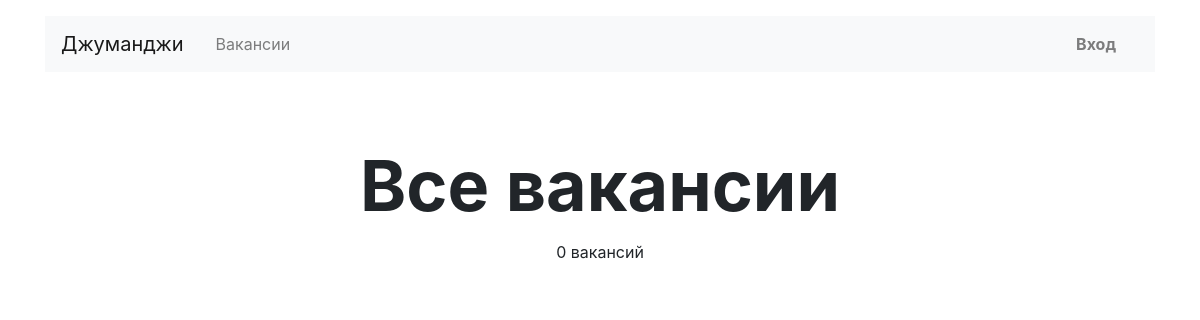
Page /vacancies/ on the earlier database version.
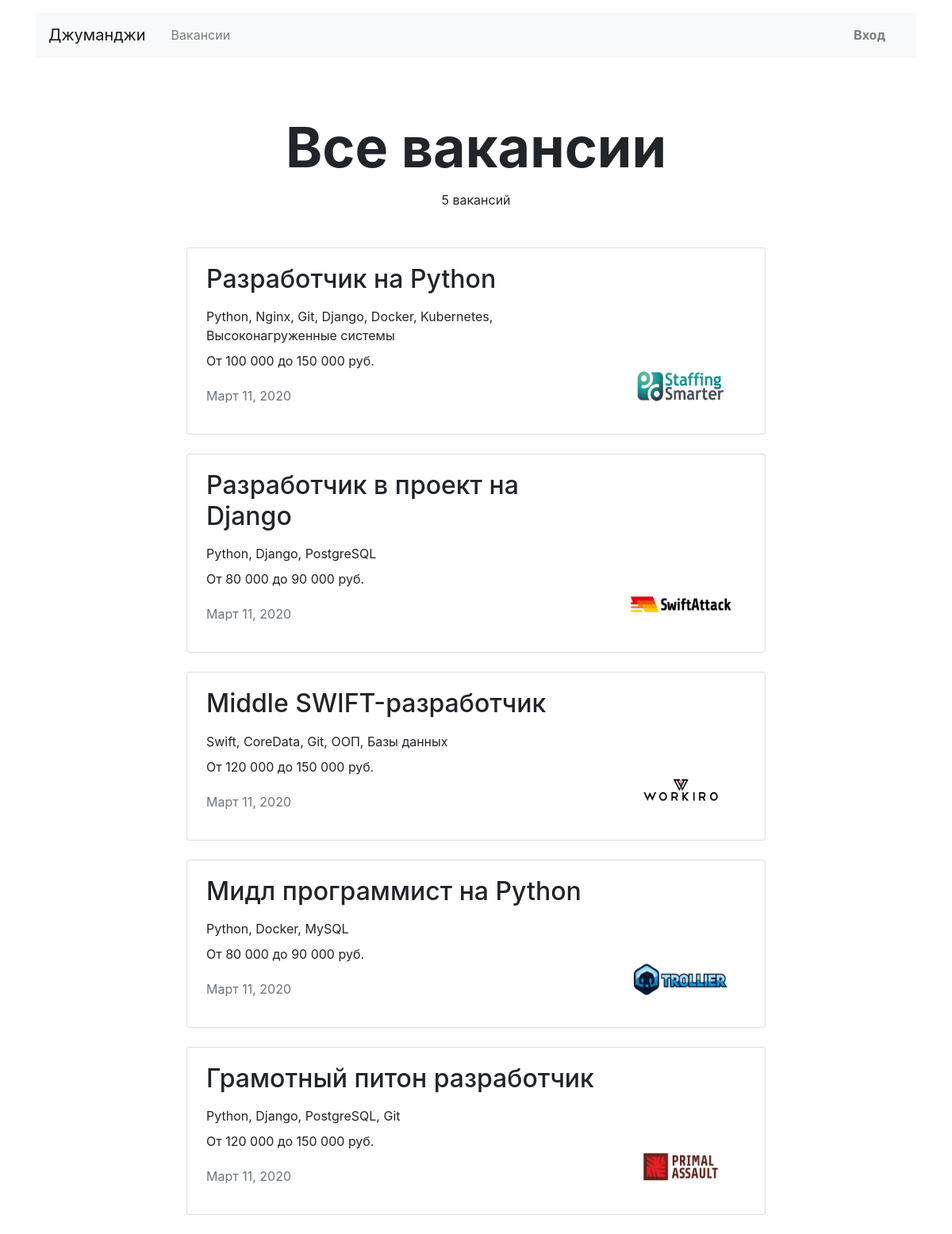
Same page on the later database version.
### vacancies/models.py (models this page shows, shortened)
class Vacancy(models.Model):
    title = models.CharField(max_length=50)
    specialty = models.ForeignKey(
        Specialty,
        on_delete=models.CASCADE,
        related_name="vacancies"
    )
    company = models.ForeignKey(
        Company,
        on_delete=models.CASCADE,
        related_name="vacancies"
    )
    skills = models.TextField()
    description = models.TextField()
    salary_min = models.IntegerField()
    salary_max = models.IntegerField()
    published_at = models.DateField()

class Company(models.Model):
    name = models.CharField(max_length=20)
    location = models.CharField(max_length=20)
    logo = models.ImageField(
        upload_to=MEDIA_COMPANY_IMAGE_DIR,
        blank=True
    )
    description = models.TextField()
    employee_count = models.IntegerField()
    owner = models.ForeignKey(
        User,
        on_delete=models.CASCADE,
    )

### vacancies/views.py (the view)
# urls.py: path('vacancies/', VacanciesListView.as_view(), name='vacancies_view'),
class VacanciesListView(ListView):
    template_name = 'vacancies/vacancies.html'
    context_object_name = 'vacancies'
    def get_queryset(self):
        return Vacancy.objects.all().select_related('company')
    def get_context_data(self, *, object_list=None, **kwargs):
        context = super(VacanciesListView, self).get_context_data(**kwargs)
        context['head_title'] = 'Джуманджи | Вакансии'
        context['page_title'] = 'Все вакансии'
        return context

### templates/vacancies/vacancies.html
{% extends 'base.html' %}
{% load humanize %}
{% block content %}
  <main class="container mt-3">
    <section>
      <h1 class="h1 text-center mx-auto mt-4 pt-5" style="font-size: 70px;"><strong>{{ page_title }}</strong></h1>
      <p class="text-center pt-1">{{ vacancies.count }} вакансий</p>
      <div class="row mt-5">
          <div class="col-12 col-lg-8 offset-lg-2 m-auto">
        {% for vacancy in vacancies %}
          <div class="card mb-4">
            <div class="card-body px-4">
              <div class="row">
                <div class="col-12 col-md-8 col-lg-9">
                  <h2 class="h2 pb-2">{{ vacancy.title }}</h2>
                  <p class="mb-2">{{ vacancy.skills }}</p>
                  <p>От {{ vacancy.salary_min|intcomma }} до {{ vacancy.salary_max|intcomma }} руб.</p>
                  <p class="text-muted pt-1">{{ vacancy.published_at }}</p>
                </div>
                <div class="col-12 col-md-4 col-lg-3 d-flex align-items-end">
                  <a href="{% url 'vacancy_view' vacancy.id %}"><img src="/media/{{ vacancy.company.logo }}" width="130" height="80" alt=""></a>
                </div>
              </div>
            </div>
          </div>
        {% endfor %}
      </div>
      </div>
    </section>
  </main>
{% endblock %}

### templates/base.html (shortened to what this page needs)
{% load static %}
<!DOCTYPE html>
<html lang="ru">
<head>
    <link rel="stylesheet" href="https://stackpath.bootstrapcdn.com/bootstrap/4.3.1/css/bootstrap.min.css"
>
</head>
<body>
<header class="container mt-3">
    <nav class="navbar navbar-expand-lg navbar-light bg-light">
        <a class="navbar-brand mr-4" href="{% url 'main_view' %}">Джуманджи</a>
        <div class="collapse navbar-collapse justify-content-between" id="navbarNav">
            <ul class="navbar-nav col-6">
                <li class="nav-item">
                    <a class="nav-link" href="{% url 'vacancies_view' %}">Вакансии</a>
                </li>
            </ul>
            <ul class="navbar-nav col-6 justify-content-end">
                {% if user.is_authenticated %}
                    <li class="nav-item active">
                        <div class="btn-group">
                            <button type="button" class="btn dropdown-toggle font-weight-bold" data-toggle="dropdown"
                                    aria-haspopup="true" aria-expanded="false">
                                {% if not user.first_name %}{{ user.username }}{% else %} {{ user.first_name }}
                                    {{ user.last_name }}{% endif %}
                            </button>
                            <div class="dropdown-menu dropdown-menu-right mt-3">
                                <a href="#" class="dropdown-item py-2">Профиль</a>
                                <a href="#" class="dropdown-item py-2">Резюме</a>
                                <a href="{% url 'my_company' %}" class="dropdown-item py-2">Компания</a>
                                <a href="{% url 'logout' %}" class="dropdown-item py-2">Выйти</a>
                            </div>
                        </div>
                        {% else %}
                    <li class="nav-item">
                        <a href="{% url 'login_page' %}" class="nav-link font-weight-bold">Вход</a>
                    </li>
                {% endif %}
            </ul>
        </div>
    </nav>
</header>
{% block content %}
{% endblock content %}
</body>
</html>

Differences in the rows shown:
added Vacancy: title "Разработчик на Python", skills "Python, Nginx, Git, Django, Docker, Kubernetes, Высоконагруженные системы", salary_min "100 000", salary_max "150 000", published_at "Март 11, 2020", company.logo (picture)
added Vacancy: title "Разработчик в проект на Django", skills "Python, Django, PostgreSQL", salary_min "80 000", salary_max "90 000", published_at "Март 11, 2020", company.logo (picture)
added Vacancy: title "Middle SWIFT-разработчик", skills "Swift, CoreData, Git, ООП, Базы данных", salary_min "120 000", salary_max "150 000", published_at "Март 11, 2020", company.logo (picture)
added Vacancy: title "Мидл программист на Python", skills "Python, Docker, MySQL", salary_min "80 000", salary_max "90 000", published_at "Март 11, 2020", company.logo (picture)
added Vacancy: title "Грамотный питон разработчик", skills "Python, Django, PostgreSQL, Git", salary_min "120 000", salary_max "150 000", published_at "Март 11, 2020", company.logo (picture)
Other differences:
{{ vacancies.count }}: "0" → "5"
